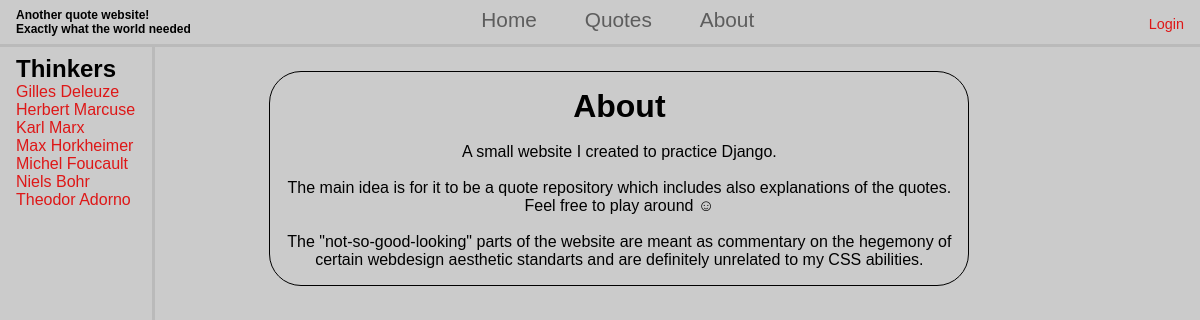
/about, run on the app's committed database.
### content/models.py (models this page shows)
class Thinker (models.Model):
    name = models.CharField(
        max_length=50, help_text="- Thinker name", validators=[validators.MinLengthValidator(1, "Please enter at least one character")])
    works = models.ManyToManyField("Work", blank=True)
    picture = models.ImageField (null=True, blank=True, upload_to="pictures/")
    created_by = models.ForeignKey(settings.AUTH_USER_MODEL, on_delete=models.CASCADE, null=True, blank=True)
    created = models.DateTimeField(auto_now_add=True, null=True)
    updated = models.DateTimeField(auto_now=True, null=True)
    def __str__(self):
        return self.name

### base/views.py (the view)
# urls.py: path("about", views.About.as_view(), name="about"),
class About(View):
    template = "base/about.html"
    def get(self, request):
        return render(request, self.template)

### content/context_processors.py (called while the page is built)
def get_thinkers(request):
    thinkers = Thinker.objects.all().order_by("name")
    return {"thinkers":thinkers}

### base/templates/base/about.html (shortened to what this page needs)
{% extends 'main.html' %}
{% block content %}
<main>
    <h1>About</h1> <br>
    <p>A small website I created to practice Django.</p> <br>
    <p>The main idea is for it to be a quote repository which includes also explanations of the quotes. Feel free to
        play around &#9786;</p> <br>
    <p>The "not-so-good-looking" parts of the website are meant as commentary on the hegemony of certain webdesign
        aesthetic standarts and are definitely unrelated to my CSS abilities.</p>
</main>
{% endblock %}

### templates/sidebar.html (shortened to what this page needs)
<!DOCTYPE html>
<html lang="en">
<head>
</head>
<body>
    <nav>
        <h2>Thinkers</h2>
        <ul>
            {% for thinker in thinkers %}
            <li><a href="{% url 'content:main' %}?q={{thinker.name|urlencode}}">{{thinker}}</a></li>
            {% endfor %}
        </ul>
    </nav>
</body>
</html>

### static/css/style.css (style rules this page uses)
* { margin: 0; padding: 0; box-sizing: border-box; }
html { background-color: #cbcbcb; font-family: Verdana, Geneva, Tahoma, sans-serif; }
a { color: hsla(0, 90%, 46%, 0.941); text-decoration: none; }
ul ::marker { content: none; }
main { margin: 1rem auto 1rem; padding: 1rem; text-align: center; border: 0.1em solid #000; border-radius: 2rem; max-width: 700px; display: flow-root; }

### data on the page
Thinker: name "Gilles Deleuze"
Thinker: name "Herbert Marcuse"
Thinker: name "Karl Marx"
Thinker: name "Max Horkheimer"
Thinker: name "Michel Foucault"
Thinker: name "Niels Bohr"
Thinker: name "Theodor Adorno"
